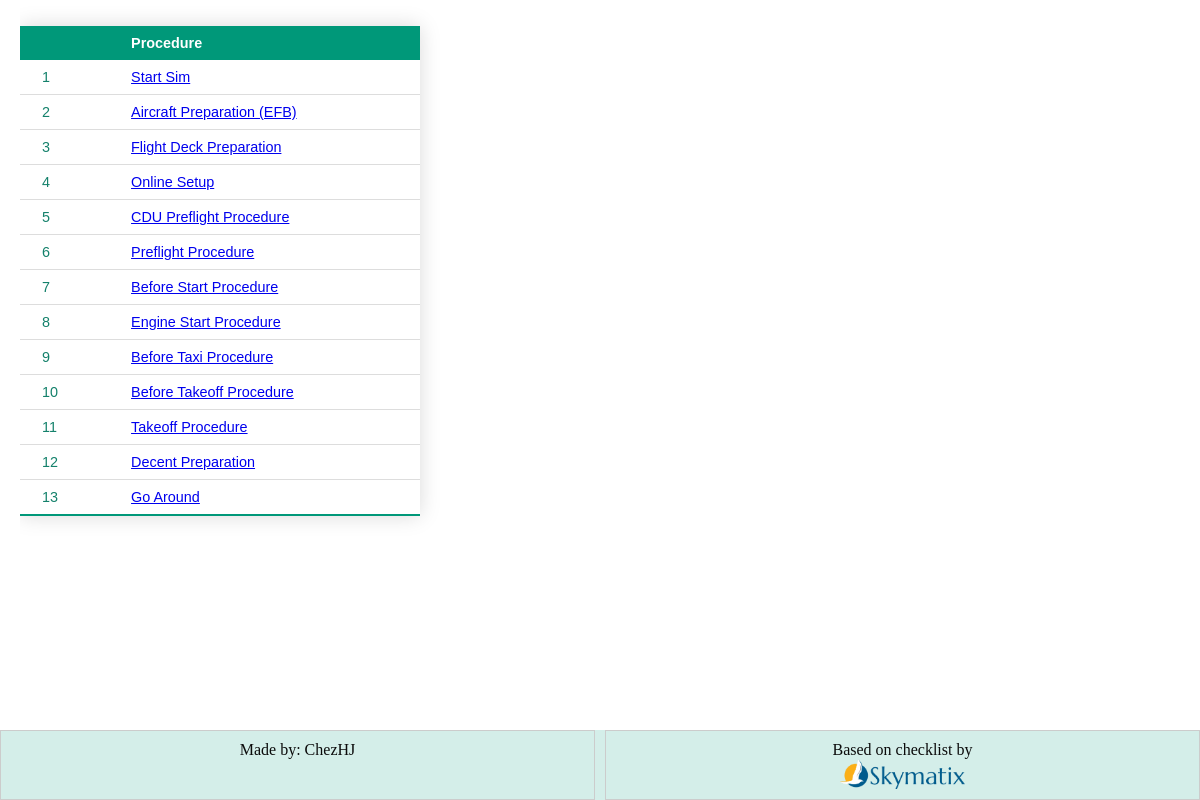
Page /procedures/ on the committed database.
### checklist/models.py (models this page shows, shortened)
class Procedure(models.Model):
    title = models.CharField(max_length=40)
    step = models.PositiveIntegerField()
    slug = models.SlugField(unique=True)
    def get_absolute_url(self):
        return reverse("checklist:detail", kwargs={"slug": self.slug})

### checklist/views.py (the view)
# urls.py: path("procedures/", views.IndexView.as_view(), name="index"),
class IndexView(generic.ListView):
    template_name = "checklist/index.html"
    context_object_name = "procedure_list"
    def get_queryset(self):
        return Procedure.objects.order_by("step")

### checklist/templates/checklist/index.html (shortened to what this page needs)
{% extends 'checklist/base.html' %}
{% block content %}
{% if procedure_list %}
<table id="Table1" class="styled-table">
    <thead>
        <tr>
            <th>&nbsp;</th>
            <th>Procedure</th>
        </tr>
    </thead>
    <tbody>
        {% for proc in procedure_list %}
            <tr><td>{{ forloop.counter }}</td><td><a href="{{ proc.get_absolute_url }} "</a>{{ proc.title }}</td></tr>
    {% endfor %}
    </tbody>
</table>
{% else %}
    <p>No items are available.</p>
{% endif %}
{% endblock %}

### checklist/static/checklist/style.css (style rules this page uses)
.styled-table { border-collapse: collapse; margin: 25px 0; font-size: 0.9em; font-family: sans-serif; min-width: 400px; color: #14816b; box-shadow: 0 0 20px rgba(0, 0, 0, 0.15); }
.styled-table thead tr { background-color: #009879; color: #ffffff; text-align: left; }
.styled-table th, .styled-table td { padding: 9px 22px; }
.styled-table tbody tr { border-bottom: 1px solid #dddddd; }
.styled-table tbody tr:last-of-type { border-bottom: 2px solid #009879; }
.body { height: 100%; width: 100%; margin: 0; overflow: auto; }

### rows in the picture
Procedure: title "Start Sim"
Procedure: title "Aircraft Preparation (EFB)"
Procedure: title "Flight Deck Preparation"
Procedure: title "Online Setup"
Procedure: title "CDU Preflight Procedure"
Procedure: title "Preflight Procedure"
Procedure: title "Before Start Procedure"
Procedure: title "Engine Start Procedure"
Procedure: title "Before Taxi Procedure"
Procedure: title "Before Takeoff Procedure"
Procedure: title "Takeoff Procedure"
Procedure: title "Decent Preparation"
Procedure: title "Go Around"
